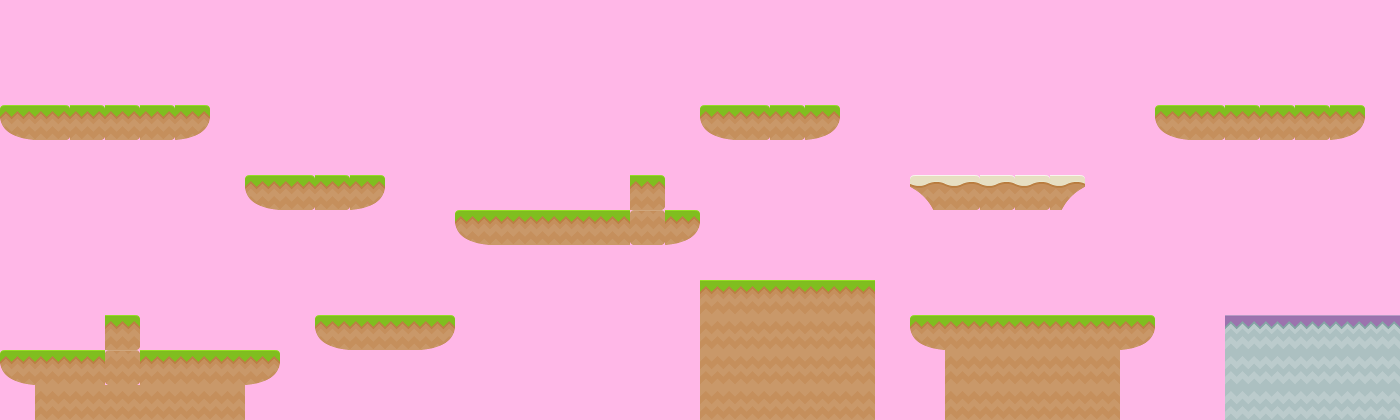

A level layout from a 2D game, rendered from its tile map. Below: a short description, then the map file with tile-grid data replaced by summaries:
An orthogonal 40x12 tile map with 35x35 px tiles, 2 tile layers (backgroundLayer, collisionLayer) and 12 objects.

<map version="1.0" tiledversion="1.0.3" orientation="orthogonal" renderorder="right-down" width="40" height="12" tilewidth="35" tileheight="35" nextobjectid="14">
 <tileset firstgid="1" name="tiles_spritesheet" tilewidth="35" tileheight="35" spacing="1" tilecount="156" columns="12">
  <image source="../images/tiles_spritesheet.png" width="457" height="468" />
 </tileset>
 <layer name="backgroundLayer" width="40" height="12">
  <data>[480 cells, 480 non-empty, 1 distinct tile ids]</data>
 </layer>
 <layer name="collisionLayer" width="40" height="12">
  <data>[480 cells, 104 non-empty, 11 distinct tile ids]</data>
 </layer>
 <objectgroup name="objectsLayer">
  <object id="1" gid="147" x="29" y="334" width="35" height="35">
   <properties>
    <property name="type" value="player" />
   </properties>
  </object>
  <object id="2" gid="148" x="1259" y="74" width="35" height="35">
   <properties>
    <property name="key" value="goal" />
    <property name="nextLevel" value="level2" />
    <property name="type" value="goal" />
   </properties>
  </object>
  <object id="3" gid="146" x="359" y="313" width="35" height="35">
   <properties>
    <property name="type" value="enemy" />
    <property name="velocity" value="120" />
   </properties>
  </object>
  <object id="4" gid="146" x="211" y="349" width="35" height="35">
   <properties>
    <property name="type" value="enemy" />
   </properties>
  </object>
  <object id="5" gid="146" x="718" y="98" width="35" height="35">
   <properties>
    <property name="type" value="enemy" />
   </properties>
  </object>
  <object id="6" gid="146" x="947" y="172" width="35" height="35">
   <properties>
    <property name="type" value="enemy" />
   </properties>
  </object>
  <object id="7" gid="146" x="948" y="313" width="35" height="35">
   <properties>
    <property name="type" value="enemy" />
   </properties>
  </object>
  <object id="8" gid="146" x="1287" y="310" width="35" height="35">
   <properties>
    <property name="type" value="enemy" />
   </properties>
  </object>
  <object id="9" gid="146" x="98" y="102" width="35" height="35">
   <properties>
    <property name="type" value="enemy" />
   </properties>
  </object>
  <object id="10" gid="146" x="755" y="279" width="35" height="35">
   <properties>
    <property name="type" value="enemy" />
   </properties>
  </object>
  <object id="11" gid="146" x="315" y="174" width="35" height="35">
   <properties>
    <property name="type" value="enemy" />
   </properties>
  </object>
  <object id="13" gid="146" x="591" y="209" width="35" height="35">
   <properties>
    <property name="type" value="enemy" />
   </properties>
  </object>
 </objectgroup>
</map>
